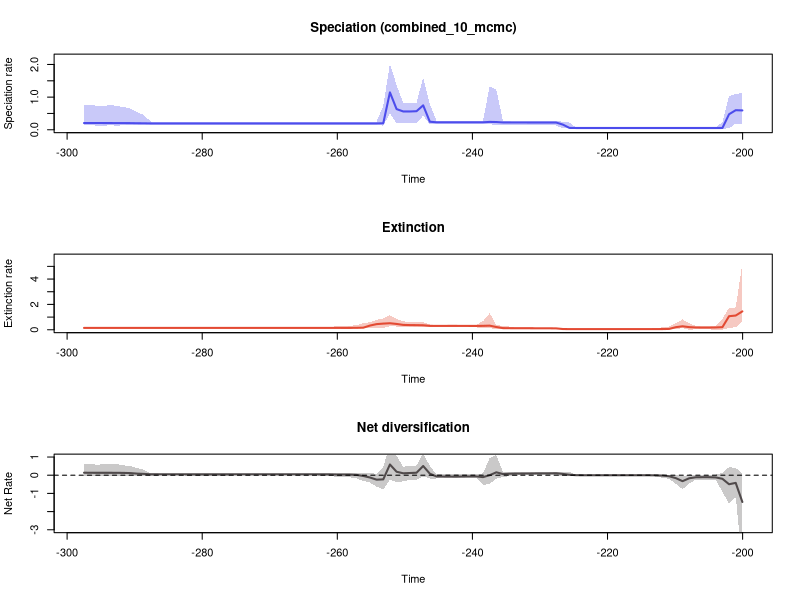

Recreate this plot in R.


pdf(file='C:/Users/SimoesLabAdmin/Documents/BDNN_Arielli/updated_occurrence_analyses/model_2_and_5/200_its/reptilia_terr_200/RTT_plots_scale_change_test.pdf',width=10, height=15)
par(mfrow=c(3,1))
library(scales)

time=c(-200.03780429, -201.02219687000002,-202.00658944999998,-202.99098203,-203.97537461000002,-204.95976718999998,-205.94415977,-206.92855235000002,-207.91294492999998,-208.89733751,-209.88173009000002,-210.86612266999998,-211.85051525,-212.83490783000002,-213.81930040999998,-214.80369299,-215.78808557000002,-216.77247814999998,-217.75687073,-218.74126331000002,-219.72565588999998,-220.71004847,-221.69444105000002,-222.67883362999999,-223.66322621,-224.64761879000002,-225.63201137,-226.61640395,-227.60079653000003,-228.58518911,-229.56958169,-230.55397427000003,-231.53836685,-232.52275943,-233.50715201000003,-234.49154459,-235.47593717,-236.46032975000003,-237.44472233,-238.42911491,-239.41350749000003,-240.39790007,-241.38229265,-242.36668523000003,-243.35107781,-244.33547039,-245.31986297000003,-246.30425555,-247.28864813,-248.27304071000003,-249.25743329,-250.24182587,-251.22621845000003,-252.21061103,-253.19500361000001,-254.17939619000003,-255.16378877,-256.14818135,-257.13257393000004,-258.11696651,-259.10135909,-260.08575167000004,-261.07014425,-262.05453683,-263.03892941000004,-264.02332199,-265.00771457,-265.99210715000004,-266.97649973,-267.96089231,-268.94528489000004,-269.92967747,-270.91407005,-271.89846263000004,-272.88285521,-273.86724779,-274.85164037000004,-275.83603295,-276.82042553,-277.80481811,-278.78921069,-279.77360327,-280.75799585,-281.74238843,-282.72678101,-283.71117359,-284.69556617,-285.67995875,-286.66435133,-287.64874391,-288.63313649,-289.61752907,-290.60192165,-291.58631423,-292.57070681,-293.55509939,-294.53949197000003,-295.52388455,-296.50827713,-297.49266971000003)
rate=c(0.5926439436792744, 0.5994166840930135,0.47565930467940865,0.054572202458077035,0.054047178148066824,0.05402592250040769,0.05402592250040769,0.054019734119639076,0.054019734119639076,0.054019734119639076,0.054019734119639076,0.054019734119639076,0.054019734119639076,0.05402592250040769,0.05402592250040769,0.05402592250040769,0.05402592250040769,0.054047178148066824,0.05408013157157614,0.05408013157157614,0.05408013157157614,0.05408013157157614,0.054047178148066824,0.054047178148066824,0.054096045773197265,0.05434168169935509,0.05679080203730675,0.15898071971975147,0.22132741312540022,0.2217621099065975,0.2217621099065975,0.2217621099065975,0.2217621099065975,0.22228459549574686,0.2228367458730236,0.2234598783874448,0.22390973154347837,0.23655884888216744,0.24096064000769624,0.22932303671558532,0.22903096973793197,0.22903096973793197,0.22903096973793197,0.22903096973793197,0.22897199944779267,0.22892542139011565,0.2292793755232594,0.24639588794427836,0.7477960893964919,0.5686736139682211,0.5603097153727463,0.5608544488164101,0.6334786668439314,1.1447029375712836,0.19979394582027715,0.19483491008788326,0.19416277782888222,0.19416277782888222,0.1942258371864813,0.1943092803587197,0.19447663179351016,0.19447663179351016,0.1943092803587197,0.1943092803587197,0.1943092803587197,0.1943092803587197,0.1943092803587197,0.1943092803587197,0.1943092803587197,0.1943092803587197,0.1942258371864813,0.1942258371864813,0.1942258371864813,0.1942258371864813,0.1942258371864813,0.1942258371864813,0.1941701718848089,0.1941701718848089,0.19386667582383393,0.19386667582383393,0.19386667582383393,0.19386667582383393,0.19386667582383393,0.19335901266103722,0.1934950366360413,0.19386667582383393,0.1934950366360413,0.1934950366360413,0.1941701718848089,0.1949337494150855,0.19836766854579152,0.19960384637195402,0.2029794899065322,0.20375243305461543,0.20421585345523524,0.20529981328102792,0.2056128914876098,0.2058176738323412,0.20602601991758618,0.20639763877034512)
minHPD=c(0.189207012585791, 0.189207012585791,0.04122037162538658,0.03700510360945401,0.04213385486495058,0.04229169304910822,0.04229169304910822,0.04240652075903621,0.04240652075903621,0.04240652075903621,0.04240652075903621,0.04240652075903621,0.04256474135969562,0.04256474135969562,0.04256474135969562,0.04256474135969562,0.04256474135969562,0.04240652075903621,0.04256474135969562,0.04256474135969562,0.04256474135969562,0.04256474135969562,0.04229169304910822,0.04229169304910822,0.04229169304910822,0.03945090803196859,0.04018456204393873,0.04407140003826905,0.13026176564981926,0.13981701730927182,0.1420808067468857,0.1420808067468857,0.1420808067468857,0.13981701730927182,0.14219474095540374,0.14001391824725068,0.14140929308620315,0.13349908406541464,0.17530074837028464,0.16952835708973427,0.16952835708973427,0.16952835708973427,0.16952835708973427,0.16952835708973427,0.16952835708973427,0.16914923882712646,0.16914923882712646,0.16621984002217705,0.4356107751343739,0.19444153212378737,0.20457274699461667,0.20393651573757637,0.2006416942076844,0.5097197809139528,0.12588778248582297,0.14968382889732026,0.15321173829464127,0.15315978317752219,0.15321173829464127,0.15315978317752219,0.15315978317752219,0.15315978317752219,0.15315978317752219,0.15315978317752219,0.15315978317752219,0.15315978317752219,0.15315978317752219,0.15315978317752219,0.15315978317752219,0.1547380842312966,0.15606506126284492,0.15606506126284492,0.15606506126284492,0.15606506126284492,0.1547380842312966,0.1547380842312966,0.1547380842312966,0.15315978317752219,0.15321173829464127,0.15321173829464127,0.15321173829464127,0.15321173829464127,0.15321173829464127,0.15315978317752219,0.15315978317752219,0.15315978317752219,0.1519925922729084,0.1519925922729084,0.14968382889732026,0.14808982657335204,0.13378831482547512,0.14131982487237346,0.14296746716987227,0.14296746716987227,0.12010945830967923,0.14325102949058433,0.12010945830967923,0.12010945830967923,0.14929227549045676,0.14296746716987227)
maxHPD=c(1.1177083526624092, 1.1050023576506967,1.0246114607467558,0.23453504659613025,0.06745812045945095,0.06741053698368629,0.06741053698368629,0.06745812045945095,0.06745812045945095,0.06745812045945095,0.06745812045945095,0.06745812045945095,0.0676162249551028,0.0676162249551028,0.0676162249551028,0.0676162249551028,0.0676162249551028,0.06741053698368629,0.0676162249551028,0.0676162249551028,0.0676162249551028,0.0676162249551028,0.06741053698368629,0.06741053698368629,0.0676162249551028,0.07133732615172607,0.2190407221659854,0.24946398418726434,0.2667374614930765,0.2638081188696693,0.2638081188696693,0.26470343044029654,0.26470343044029654,0.26419808575145837,0.26706949976811384,0.268367108231895,0.27274932859925216,1.22199230885018,1.3331796621083527,0.2814265617074621,0.27743189306304733,0.27743189306304733,0.2773315906127192,0.27743189306304733,0.27743189306304733,0.27743189306304733,0.2814265617074621,0.7946544219110132,1.6056642539678814,0.8254556865577385,0.8208390952404256,0.8220840261535789,1.3694390999998023,2.0252435331055296,0.7372367510243043,0.2510557160482323,0.24614230792780376,0.24592660950983697,0.24614230792780376,0.24592660950983697,0.24592660950983697,0.24592660950983697,0.2456095945493301,0.2456095945493301,0.2456095945493301,0.2456095945493301,0.2456095945493301,0.2453000768999666,0.2453000768999666,0.24614230792780376,0.24741922643126213,0.24741922643126213,0.24741922643126213,0.24741922643126213,0.24614230792780376,0.24614230792780376,0.24614230792780376,0.2449019223038189,0.24614230792780376,0.24614230792780376,0.24614230792780376,0.24614230792780376,0.24614230792780376,0.24614230792780376,0.2467670001224083,0.2467670001224083,0.24614230792780376,0.24614230792780376,0.24614230792780376,0.25367894357862836,0.4533754797367284,0.5337607608913714,0.6507321427512921,0.7012038683841106,0.7218861926122726,0.7686343772204489,0.7218861926122726,0.7218861926122726,0.7737883673717304,0.7729777149017887)
remove_na = !is.na(rate)
time = time[remove_na]
plot(time,time,type = 'n', ylim = c(0, 2.227767886416083), xlim = c(-297.984866,-199.545608), ylab = 'Speciation rate', xlab = 'Time',main='Speciation (combined_10_mcmc)' )
polygon(c(time, rev(time)), c(maxHPD[remove_na], rev(minHPD[remove_na])), col = alpha('#4c4cec',0.3), border = NA)
lines(time,rate[remove_na], col = '#4c4cec', lwd=2)


time=c(-200.03780429, -201.02219687000002,-202.00658944999998,-202.99098203,-203.97537461000002,-204.95976718999998,-205.94415977,-206.92855235000002,-207.91294492999998,-208.89733751,-209.88173009000002,-210.86612266999998,-211.85051525,-212.83490783000002,-213.81930040999998,-214.80369299,-215.78808557000002,-216.77247814999998,-217.75687073,-218.74126331000002,-219.72565588999998,-220.71004847,-221.69444105000002,-222.67883362999999,-223.66322621,-224.64761879000002,-225.63201137,-226.61640395,-227.60079653000003,-228.58518911,-229.56958169,-230.55397427000003,-231.53836685,-232.52275943,-233.50715201000003,-234.49154459,-235.47593717,-236.46032975000003,-237.44472233,-238.42911491,-239.41350749000003,-240.39790007,-241.38229265,-242.36668523000003,-243.35107781,-244.33547039,-245.31986297000003,-246.30425555,-247.28864813,-248.27304071000003,-249.25743329,-250.24182587,-251.22621845000003,-252.21061103,-253.19500361000001,-254.17939619000003,-255.16378877,-256.14818135,-257.13257393000004,-258.11696651,-259.10135909,-260.08575167000004,-261.07014425,-262.05453683,-263.03892941000004,-264.02332199,-265.00771457,-265.99210715000004,-266.97649973,-267.96089231,-268.94528489000004,-269.92967747,-270.91407005,-271.89846263000004,-272.88285521,-273.86724779,-274.85164037000004,-275.83603295,-276.82042553,-277.80481811,-278.78921069,-279.77360327,-280.75799585,-281.74238843,-282.72678101,-283.71117359,-284.69556617,-285.67995875,-286.66435133,-287.64874391,-288.63313649,-289.61752907,-290.60192165,-291.58631423,-292.57070681,-293.55509939,-294.53949197000003,-295.52388455,-296.50827713,-297.49266971000003)
rate=c(1.4513181940283086, 1.123182026452454,1.069932757535237,0.20547953987583398,0.18285282900678956,0.17366512040698928,0.17366512040698928,0.17998265819275688,0.2086320081589195,0.274897688923034,0.20587283535371714,0.06779713267718486,0.0556577709432393,0.05365122279340309,0.05233693267573771,0.052028278912489914,0.05193819095515945,0.05193819095515945,0.051918465592544906,0.051918465592544906,0.05190570821439454,0.0518593671724379,0.051882528519396856,0.05189121632673603,0.051918465592544906,0.05204450033158703,0.052509219447026995,0.058773709652258824,0.10942336239383589,0.11554399013597277,0.11680944521274553,0.11707383705545117,0.11964530354044198,0.12097114630403917,0.12211266979981544,0.12485568714428563,0.12959212242169266,0.21745411347927246,0.3249863719697613,0.3098593436000344,0.302956026601162,0.30307572126375737,0.304156989425348,0.30758758393322266,0.30726404913663424,0.306946553908243,0.306616619824331,0.3073918210212383,0.3540912317101703,0.36397832007488023,0.36960755148431534,0.38441529000565666,0.45979618683587253,0.5149625983593931,0.48658191790508887,0.44631258161264187,0.33305806438396834,0.16620079525882817,0.15313074487024575,0.1494672763801295,0.14930068787088024,0.14916715009206327,0.14732178302845578,0.14707467763222193,0.14704167762453943,0.14700033616025165,0.14700033616025165,0.1469796149883134,0.14696792151943466,0.14696792151943466,0.14694405561874616,0.14696792151943466,0.14696792151943466,0.14696792151943466,0.1469796149883134,0.14700033616025165,0.14700033616025165,0.14700033616025165,0.14700033616025165,0.14700033616025165,0.14700033616025165,0.14700033616025165,0.14700033616025165,0.14700033616025165,0.14700033616025165,0.14700033616025165,0.14700033616025165,0.1469796149883134,0.14696792151943466,0.14696792151943466,0.14694405561874616,0.14696792151943466,0.14696792151943466,0.14696792151943466,0.14696792151943466,0.14700033616025165,0.14700033616025165,0.14701878546254743,0.14701878546254743,0.14707467763222193)
minHPD=c(0.6551053650656252, 0.20163268964945869,0.15375553735525943,0.0022432627034918245,0.01433438478222505,0.025148625291573863,0.026118395415251308,0.02912265713819291,0.008870027817481302,0.1346715903082921,0.03634373667466093,0.035191498923809905,0.03157295398387625,0.03157295398387625,0.03575580848072105,0.03575580848072105,0.035845269799407095,0.0358537991633963,0.035845269799407095,0.035845269799407095,0.035845269799407095,0.035845269799407095,0.03575580848072105,0.035191498923809905,0.03575580848072105,0.03575580848072105,0.035191498923809905,0.03626633744415542,0.0449839432788259,0.05159996722060668,0.05527736388996696,0.05527736388996696,0.0537630719670398,0.05612856452574268,0.06097522135240824,0.06097522135240824,0.06309573575816203,0.0672154103358127,0.11538666942551676,0.12861271654320786,0.18860975156553939,0.18878555215058296,0.1925587372531167,0.1925587372531167,0.1925587372531167,0.1925587372531167,0.18860975156553939,0.18860975156553939,0.24367507464942592,0.24817166133067722,0.2423364819875501,0.2551571614026877,0.2562773307611367,0.2776386910108485,0.14462886080115978,0.12958576754198675,0.11465656315649736,0.10849443347556281,0.10635598883304694,0.09936882948247226,0.09780597084103816,0.10505782155953296,0.10635598883304694,0.10942513974792045,0.10720308035998743,0.10849443347556281,0.10849443347556281,0.10849443347556281,0.10849443347556281,0.10849443347556281,0.10720308035998743,0.10720308035998743,0.10720308035998743,0.10720308035998743,0.10849443347556281,0.10849443347556281,0.10849443347556281,0.10849443347556281,0.10849443347556281,0.10849443347556281,0.10849443347556281,0.10849443347556281,0.10849443347556281,0.10849443347556281,0.10849443347556281,0.10849443347556281,0.10849443347556281,0.10942513974792045,0.10849443347556281,0.10849443347556281,0.10720308035998743,0.10942513974792045,0.10942513974792045,0.10942513974792045,0.10942513974792045,0.10849443347556281,0.10849443347556281,0.10759883040094012,0.10759883040094012,0.10720308035998743)
maxHPD=c(5.21547503976213, 1.761091718574314,1.7192957171167846,0.8735674826474104,0.31225951824830545,0.2899820450905669,0.28861088119877765,0.29710226998064443,0.5152659542632932,0.8129709767059118,0.5234242052268981,0.25225802197246683,0.19158866358917498,0.13691267300507234,0.08105887354856349,0.080479131521042,0.07976901712938643,0.07976901712938643,0.07970042750250121,0.07970042750250121,0.07970042750250121,0.07970042750250121,0.07976901712938643,0.07976901712938643,0.08065876948327078,0.08130270364175823,0.08466249237419757,0.1309782081599478,0.1592983400062527,0.16709256029517908,0.16709256029517908,0.16709256029517908,0.19037737294600046,0.2105102311698382,0.22113033264215218,0.2513359218796794,0.3111432424856362,0.37573236437536467,1.3044570254890901,0.6814133480977755,0.3982225600843759,0.3966589434792589,0.3966589434792589,0.3966589434792589,0.3966589434792589,0.3982225600843759,0.3966589434792589,0.41236892951185805,0.6058848025246404,0.6073754998882105,0.6105448446987464,0.665093771526159,0.8514155879275602,1.1479400969033287,0.8992175114053513,0.7779683015176323,0.5932206939784465,0.5219183429806411,0.3678271254071667,0.3159526559068605,0.3074794973233374,0.31090657544889183,0.1946127930323371,0.1946127930323371,0.1919886386747298,0.19290104964932725,0.19290104964932725,0.19290104964932725,0.19290104964932725,0.19290104964932725,0.1919886386747298,0.1919886386747298,0.1919886386747298,0.1919886386747298,0.19290104964932725,0.19290104964932725,0.19290104964932725,0.19290104964932725,0.19290104964932725,0.19290104964932725,0.19290104964932725,0.19290104964932725,0.19290104964932725,0.19290104964932725,0.19290104964932725,0.19290104964932725,0.19290104964932725,0.19352492028264917,0.19290104964932725,0.19290104964932725,0.1919886386747298,0.1946127930323371,0.1946127930323371,0.1949324440928622,0.1949324440928622,0.1946127930323371,0.1946127930323371,0.1946127930323371,0.1949324440928622,0.1946127930323371)
remove_na = !is.na(rate)
time = time[remove_na]
plot(time,time,type = 'n', ylim = c(0, 5.737022543738344), xlim = c(-297.984866,-199.545608), ylab = 'Extinction rate', xlab = 'Time',main='Extinction' )
polygon(c(time, rev(time)), c(maxHPD[remove_na], rev(minHPD[remove_na])), col = alpha('#e34a33',0.3), border = NA)
lines(time,rate[remove_na], col = '#e34a33', lwd=2)

#Net Diversification Rate
time=c(-200.03780429, -201.02219687000002,-202.00658944999998,-202.99098203,-203.97537461000002,-204.95976718999998,-205.94415977,-206.92855235000002,-207.91294492999998,-208.89733751,-209.88173009000002,-210.86612266999998,-211.85051525,-212.83490783000002,-213.81930040999998,-214.80369299,-215.78808557000002,-216.77247814999998,-217.75687073,-218.74126331000002,-219.72565588999998,-220.71004847,-221.69444105000002,-222.67883362999999,-223.66322621,-224.64761879000002,-225.63201137,-226.61640395,-227.60079653000003,-228.58518911,-229.56958169,-230.55397427000003,-231.53836685,-232.52275943,-233.50715201000003,-234.49154459,-235.47593717,-236.46032975000003,-237.44472233,-238.42911491,-239.41350749000003,-240.39790007,-241.38229265,-242.36668523000003,-243.35107781,-244.33547039,-245.31986297000003,-246.30425555,-247.28864813,-248.27304071000003,-249.25743329,-250.24182587,-251.22621845000003,-252.21061103,-253.19500361000001,-254.17939619000003,-255.16378877,-256.14818135,-257.13257393000004,-258.11696651,-259.10135909,-260.08575167000004,-261.07014425,-262.05453683,-263.03892941000004,-264.02332199,-265.00771457,-265.99210715000004,-266.97649973,-267.96089231,-268.94528489000004,-269.92967747,-270.91407005,-271.89846263000004,-272.88285521,-273.86724779,-274.85164037000004,-275.83603295,-276.82042553,-277.80481811,-278.78921069,-279.77360327,-280.75799585,-281.74238843,-282.72678101,-283.71117359,-284.69556617,-285.67995875,-286.66435133,-287.64874391,-288.63313649,-289.61752907,-290.60192165,-291.58631423,-292.57070681,-293.55509939,-294.53949197000003,-295.52388455,-296.50827713,-297.49266971000003)
net_rate=c(-1.4711686389163492, -0.4213541362648571,-0.496475365892221,-0.1970692442714188,-0.12128273129161443,-0.10862527765308272,-0.10802484307633571,-0.11260617503543206,-0.1678963001947266,-0.3283855286063901,-0.16063234897524178,-0.0574885991502587,-0.019525000375667928,-0.007687596070397574,-0.0015351717609583709,-0.0007406296303700708,-0.0005111491338056478,-0.0004768885013130436,-0.00040815766396817707,-0.00040815766396817707,-0.0003945325817548483,-0.00028005168124868216,-0.0003536826562128942,-0.0003724147945445524,-0.00014818746084087136,0.0030828244471011244,0.02480966418042423,0.0716922816888461,0.109618496461407,0.1029411730525341,0.10159530904484822,0.1005495630409026,0.09479413111713328,0.09207496473116428,0.09146888266556592,0.08192347782064986,0.06397356439515114,0.1595460809752584,0.0016212941998127763,-0.10510672548308732,-0.0664825656159875,-0.06680385778328125,-0.06885544011281103,-0.07711230770528095,-0.07479131949654146,-0.0717952269963957,-0.06828409128290047,0.08441158174023213,0.5057913991087086,0.13632504659281014,0.12117261957205072,0.10617351436459774,0.190065277182397,0.5903595844753495,-0.22757098394501124,-0.2446396008016828,-0.12589364326762295,-0.041823524799591776,0.01729442925908683,0.03354511983155768,0.03526315741454977,0.03577068318416229,0.04478384319664414,0.04674018889710137,0.04708274512653766,0.047207112118290324,0.047207112118290324,0.04740312418547677,0.047501491889731184,0.04758063217503579,0.0474267964177659,0.04740403236826106,0.04740403236826106,0.04740403236826106,0.04730384913444655,0.047208501617706844,0.04720950783758012,0.047112396469366186,0.04675832444101985,0.04675832444101985,0.0467572849592963,0.04681315098918542,0.04681315098918542,0.04663617461011256,0.04693662599220421,0.04708671467116396,0.046832769953510045,0.04695045816281435,0.04805345606321177,0.050419184543158226,0.07238977573459318,0.08690021228969791,0.11604622944253494,0.12649580738852154,0.131501222777361,0.13249297107371996,0.13249999570623572,0.13234111866076567,0.13400425948317804,0.1373061028647097)
net_minHPD=c(-4.910522391251147, -1.1556335700165472,-1.556969078496705,-0.9148723147174975,-0.26482490331274566,-0.24170127280185796,-0.24161046395733526,-0.24172766404950297,-0.4595852313188813,-0.7694142340448179,-0.4711247698518556,-0.19825286050745822,-0.13733709656495846,-0.0733993389264811,-0.03162746088960571,-0.028815050175179623,-0.028192540389239566,-0.028192540389239566,-0.028192540389239566,-0.028192540389239566,-0.028192540389239566,-0.028192540389239566,-0.028815050175179623,-0.028815050175179623,-0.032434100801879286,-0.03649664126226125,-0.03561652795647744,-0.06624191942089341,0.001715825651947167,0.009133681484758821,0.016909424022539532,0.015569203006585597,-0.0005845662928418982,-0.007901350106862493,-0.017948977010460665,-0.0551568346274415,-0.09979256215979998,-0.18616914338016458,-0.4774003710923366,-0.537068616333583,-0.17119372512633121,-0.17084676908467145,-0.17084676908467145,-0.17119372512633121,-0.17119372512633121,-0.17119372512633121,-0.18002902176205382,-0.18578649503331363,-0.05364934990002712,-0.2617739985174801,-0.2555311511974539,-0.3401395451220679,-0.37218757641889144,-0.25217557410961133,-0.7739690647743768,-0.6319953660489047,-0.403850782705433,-0.3167920229025921,-0.1767149260993991,-0.11448673959656466,-0.11052297082012796,-0.10625151125612253,-0.01535233644080744,-0.017215461175968422,-0.01535233644080744,-0.01535233644080744,-0.01535233644080744,-0.01535233644080744,-0.01535233644080744,-0.01535233644080744,-0.01535233644080744,-0.01535233644080744,-0.01535233644080744,-0.01535233644080744,-0.01535233644080744,-0.01535233644080744,-0.01535233644080744,-0.01535233644080744,-0.017215461175968422,-0.017215461175968422,-0.017215461175968422,-0.017215461175968422,-0.017215461175968422,-0.017215461175968422,-0.01535233644080744,-0.01535233644080744,-0.015110114634514754,-0.015110114634514754,-0.01535233644080744,-0.01892137276989811,-0.04504498242952054,-0.03299931919591914,-0.05532835364280134,-0.05532835364280134,-0.03299931919591914,-0.03299931919591914,-0.022515235382353366,-0.04391222801269021,-0.03299931919591914,-0.05532835364280134)
net_maxHPD=c(0.08806191140634467, 0.4018581590857185,0.44834088890874585,0.13128185386013344,0.03940972787788366,0.02345848559533098,0.021741091062051063,0.023558143096749664,0.04581410993871719,-0.08514370527308573,0.020343045817017402,0.019791024187886995,0.025419643600562168,0.0349609265939445,0.02157224190215208,0.023210943781979826,0.023069028707079137,0.023069028707079137,0.023069028707079137,0.023069028707079137,0.023069028707079137,0.023069028707079137,0.022854365815881586,0.023210943781979826,0.02157224190215208,0.029966069000759092,0.17889745308496063,0.20203419376676873,0.19843327398408936,0.18794366958747777,0.18878170898152932,0.19086837928939032,0.1760901399512875,0.1760901399512875,0.1725472096890029,0.1725472096890029,0.18182257309456154,1.1095635155821746,0.9450963936026486,0.10849242232358061,0.045178510684415335,0.045178510684415335,0.04239561063212538,0.04058683963430379,0.04058683963430379,0.04239561063212538,0.04058683963430379,0.5041956786613357,1.2115665262105413,0.5387878553062743,0.5084761122711516,0.46547058580359035,1.0651271169221692,1.7071871079480707,0.4575923814575294,0.08815704117426881,0.10398476934674522,0.12085058808258052,0.12032726218150515,0.12085058808258052,0.11629416440141915,0.1185893044419411,0.11192417940055055,0.10578564821442141,0.10590937945350182,0.10578564821442141,0.10578564821442141,0.10590937945350182,0.10590937945350182,0.10590937945350182,0.10590937945350182,0.10590937945350182,0.10590937945350182,0.10590937945350182,0.10578564821442141,0.10578564821442141,0.10578564821442141,0.10590937945350182,0.10578564821442141,0.10578564821442141,0.10578564821442141,0.10578564821442141,0.10578564821442141,0.10590937945350182,0.1085582530023129,0.10870306932454739,0.11049927111039352,0.11049927111039352,0.1127511231153562,0.11545059453292511,0.29592064150251396,0.39333857928436444,0.49333174479132114,0.5467019891492315,0.6066150023373282,0.6066150023373282,0.6098596791612212,0.5795096817723542,0.6072482544998113,0.6098596791612212)
remove_na = !is.na(net_rate)
time = time[remove_na]
plot(time,time,type = 'n', ylim = c(-3,1), xlim = c(-297.984866,-199.545608), ylab = 'Net Rate', xlab = 'Time',lwd=2, main='Net diversification', col= '#504A4B' )
polygon(c(time, rev(time)), c(net_maxHPD[remove_na], rev(net_minHPD[remove_na])), col = alpha('#504A4B',0.3), border = NA)
lines(time,net_rate[remove_na], col = '#504A4B', lwd=2)
abline(h=0,lty=2)



n <- dev.off()
